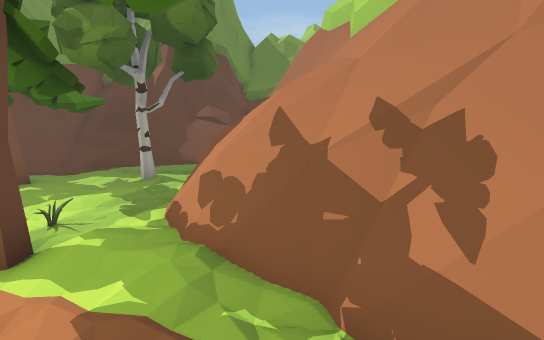
View 1 (above)

24 first-person views from a walk through a 3-D level made in the Unity game engine. The camera is 1.3 m above the floor, tilts 8° down and sees 90° across. The floor is counted in squares, 1 m on a side. Each view is taken from the middle of a square. On the plan, view 1 faces up. The plan holds only what a view shows up to about 13 squares ahead; the rest is blank. The place goes on beyond the plan. The player character is not drawn. Some animated figures are not drawn.

View 2
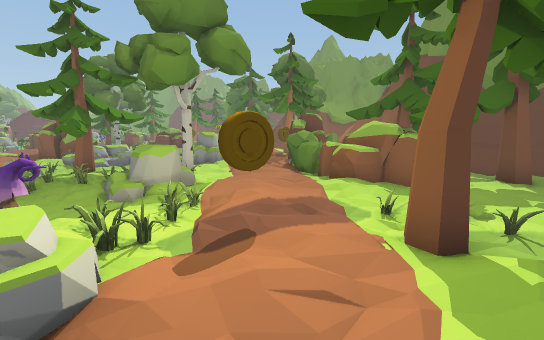

View 3
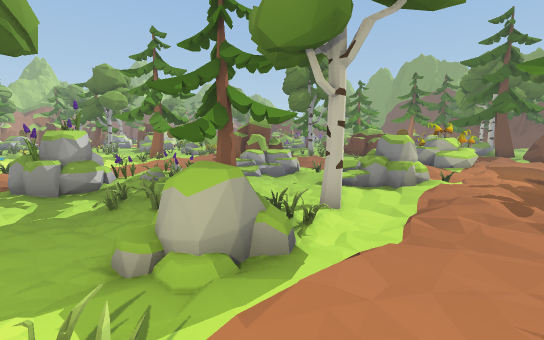

View 4
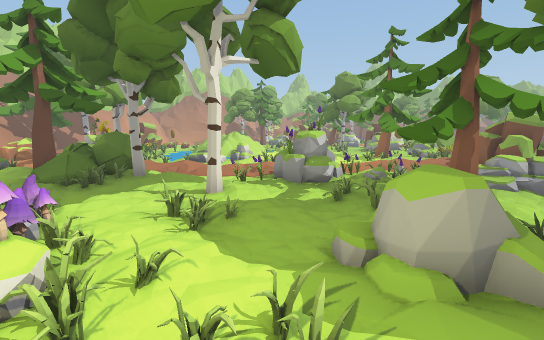

View 5
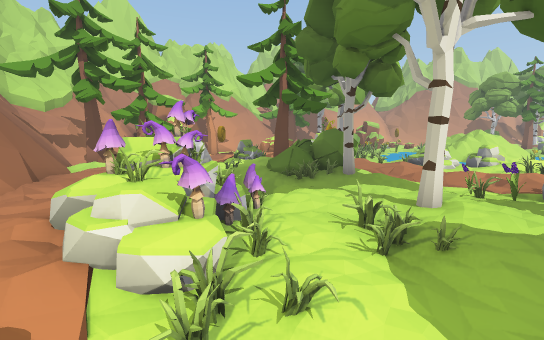

View 6
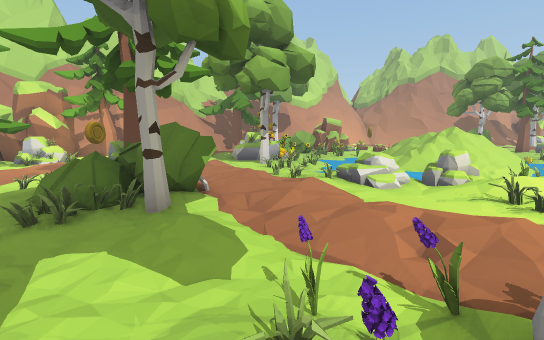

View 7
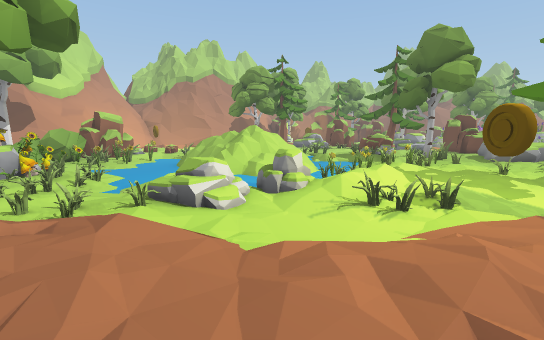

View 8
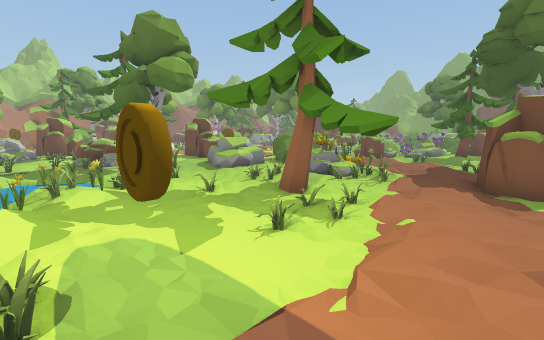

View 9
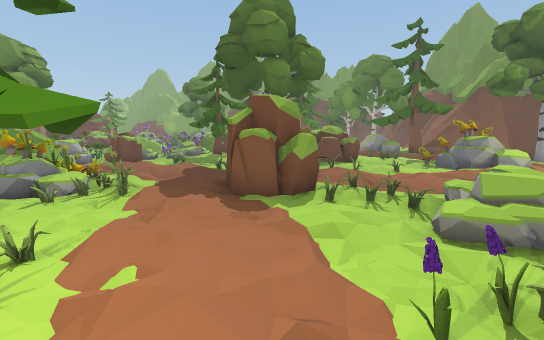

View 10
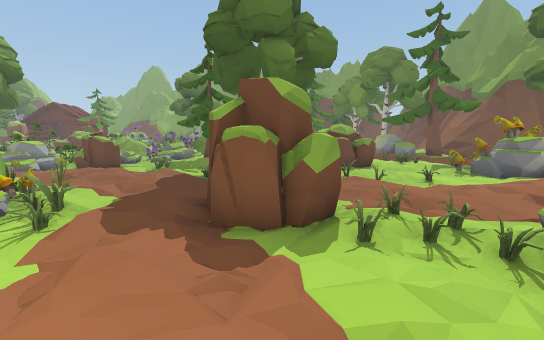

View 11
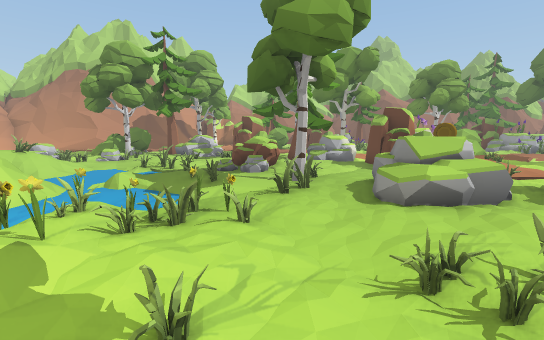

View 12
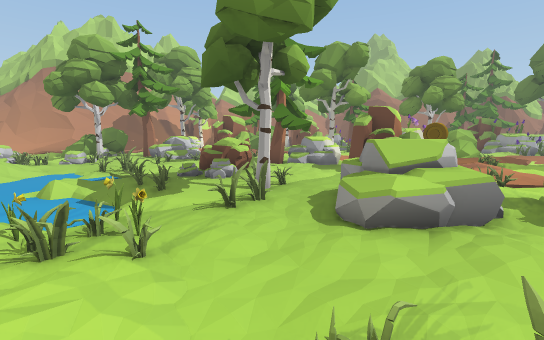

View 13
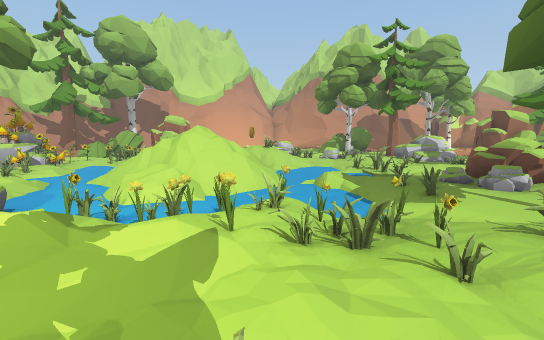

View 14
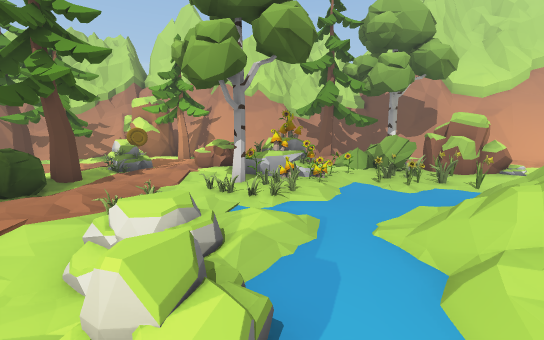

View 15
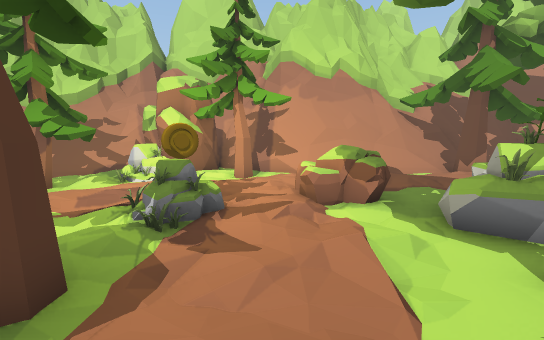

View 16
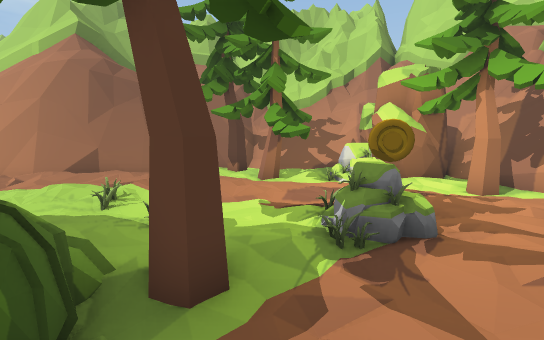

View 17
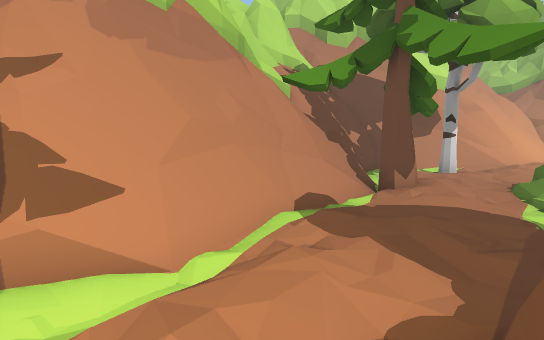

View 18
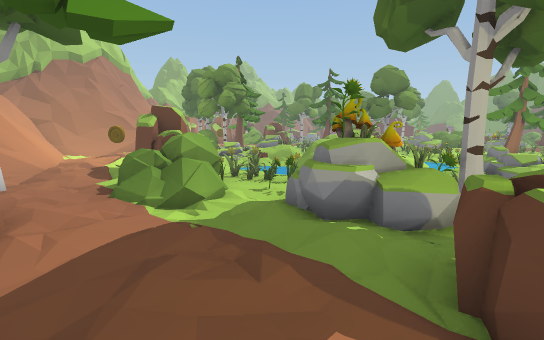

View 19
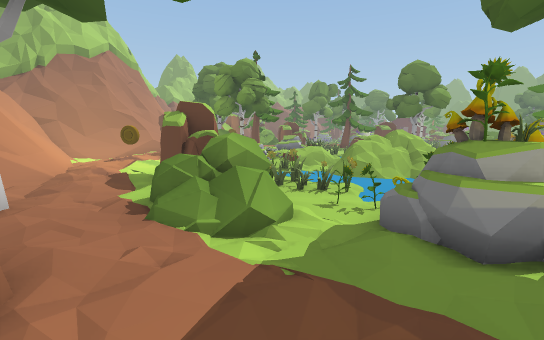

View 20
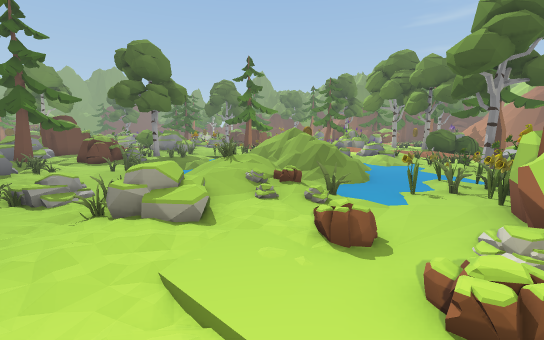

View 21
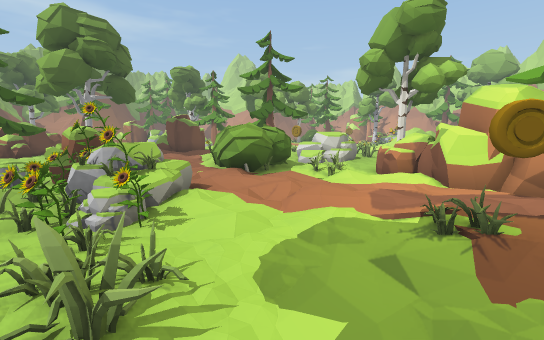

View 22
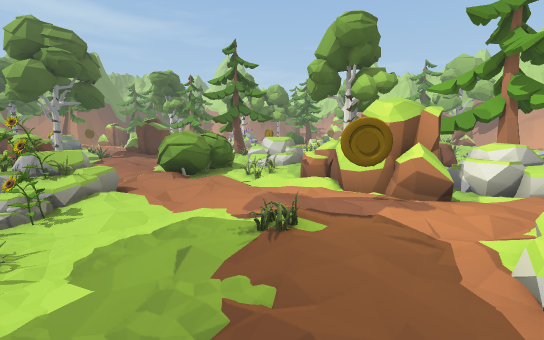

View 23
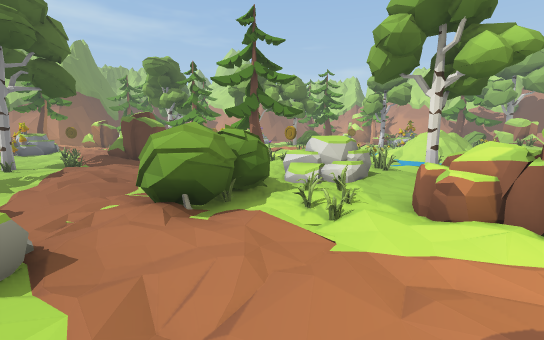

View 24
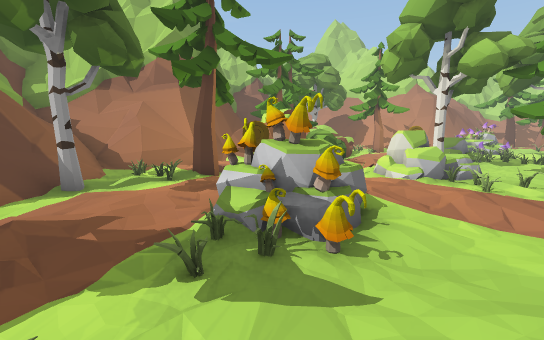

### Floor plan
Key: @ floor where view 1 was taken; # wall or solid block; x gap in a wall; . main floor; : floor 0.25 m higher than the main floor; - floor 0.25 m lower than the main floor; + floor 0.5 m higher than the main floor; * floor 0.75 m higher than the main floor; % floor 1 m higher than the main floor; & floor 1.25 m higher than the main floor; $ floor 1.75 m higher than the main floor; / step, stairs or slope; = window, fence, low wall or low ledge; ^ raised ledge; O other object.
Columns run from 23 left of view 1 to 13 right of it. Each row starts with its distance up from view 1.
 13                  #^^#==
 12               ####^=#=#
 11              ##=###==
 10              #=OO==.
  9             ###......
  8              #.O...O.=
  7                ....../
  6   #######      O.....=#
  5  ##=.==#/     OOO....=#
  4  ##.OO/:  O   OO...O./###
  3 ##O.O//. OOOOOOOO.OOO//###
  2 #=..OOOO OOOOO.......//.###
  1  .:........//:./::/:.: / ###
  0  /::.:/::.::/:..:./O.O.@..=###   ####
 -1  //.OO...O......O.OOOOOO/.::=######=#
 -2 ...OOO///OO/.OOOOO..OOOOO...:./======
 -3 ..OOOO/:.O*O/..OO..O.OOO .:.:./O.==$=
 -4  O.O...//OO/....O..OO.O. ..:.:/.../&
 -5  ......:/.O.-.OOOO.O./....OO :/O/./=
 -6  OO...O... O/OO........O.:.O.::O:./O
 -7  OO...O:/.OOOOOOOOOO./.OO:.O.../OOOO
 -8 OOO..OO:.OO..OOOOOOO./OOOO/./O:.OOOOO
 -9  O  ../ OOO:.OO.  ./...OOOO/OO.O....#
-10  . O.O/OOO.../.. ::::.::/....O.:/OO##
-11  . O.O/.OO:::/:..////.:/::.::/.::..##
-12  . ..O..::./OO...OO...OOO..:./OO./:#
-13 OO..//:..OO.OOO.OOO/.//O.O...OOO//=#
-14 ..O./:..OOO/O....////+//-OOOO//.:.=#
-15  .O./:.OOOO:/.O..///O-//-OOOOO:.::=#
-16  ../:/. OO.OO.::/OO------OOOOO/...=#
-17  OO/:.^  O::..:OOO-/////---OO....:=#
-18 .OO..=^  :::.OOOOO-/////---OO.O//OO##
-19 OOO//^  :OOO..O/O--//&///-OOOOOO./.=#
-20 OOOO.^O#.OO.OO./---*%/&//-OOOOOO.//.#
-21 OOO/...OO::....O.--x=////-OOOO../:..#
-22 .O/./..O....O..OO.--/ //---.OO/..O. #
-23 OO/....OOO..O/////---OO/O/..OO/././##
-24 OO...:.OOO...OO/.O/--/O///..O /:.#=#
-25  ../O:/OOO.O.OO..OO../O/..O....//###
-26 ...O:.OOO..O..........O +......:/###
-27 .//:./:..OOOO.OO.O..OOOO:..../.:=#
-28 .:   O...OOO :O..O..OO.O/.. .O:=##

Positions as (right, up) in squares from view 1, and headings:
1: (0, 0), facing up
2: (0, 1), facing left
3: (-5, 1), facing down-left
4: (-5, 1), facing down
5: (-5, 0), facing down-right
6: (-5, -6), facing down-right
7: (-3, -8), facing down
8: (-6, -10), facing down-left
9: (-8, -10), facing left
10: (-10, -10), facing left
11: (-10, -14), facing down
12: (-11, -15), facing down
13: (-10, -15), facing down-right
14: (-5, -15), facing right
15: (1, -11), facing right
16: (2, -11), facing up-right
17: (8, -11), facing down-right
18: (10, -13), facing down-left
19: (10, -15), facing down-left
20: (5, -28), facing up-left
21: (-23, -26), facing up-right
22: (-22, -28), facing up-right
23: (-20, -24), facing up-right
24: (-22, -5), facing up-right
